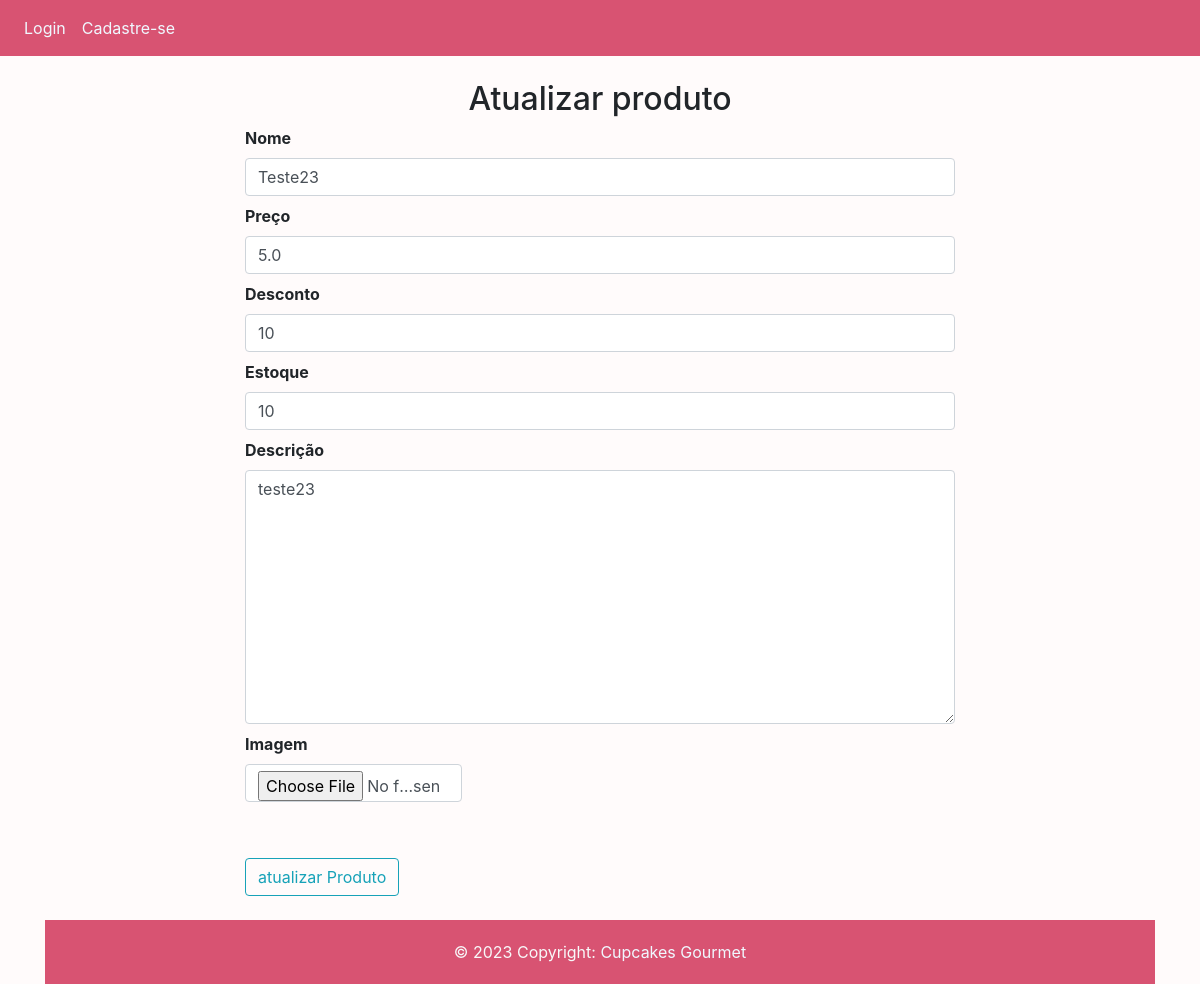
/updateproduct/5, run on an earlier commit of the app's database.
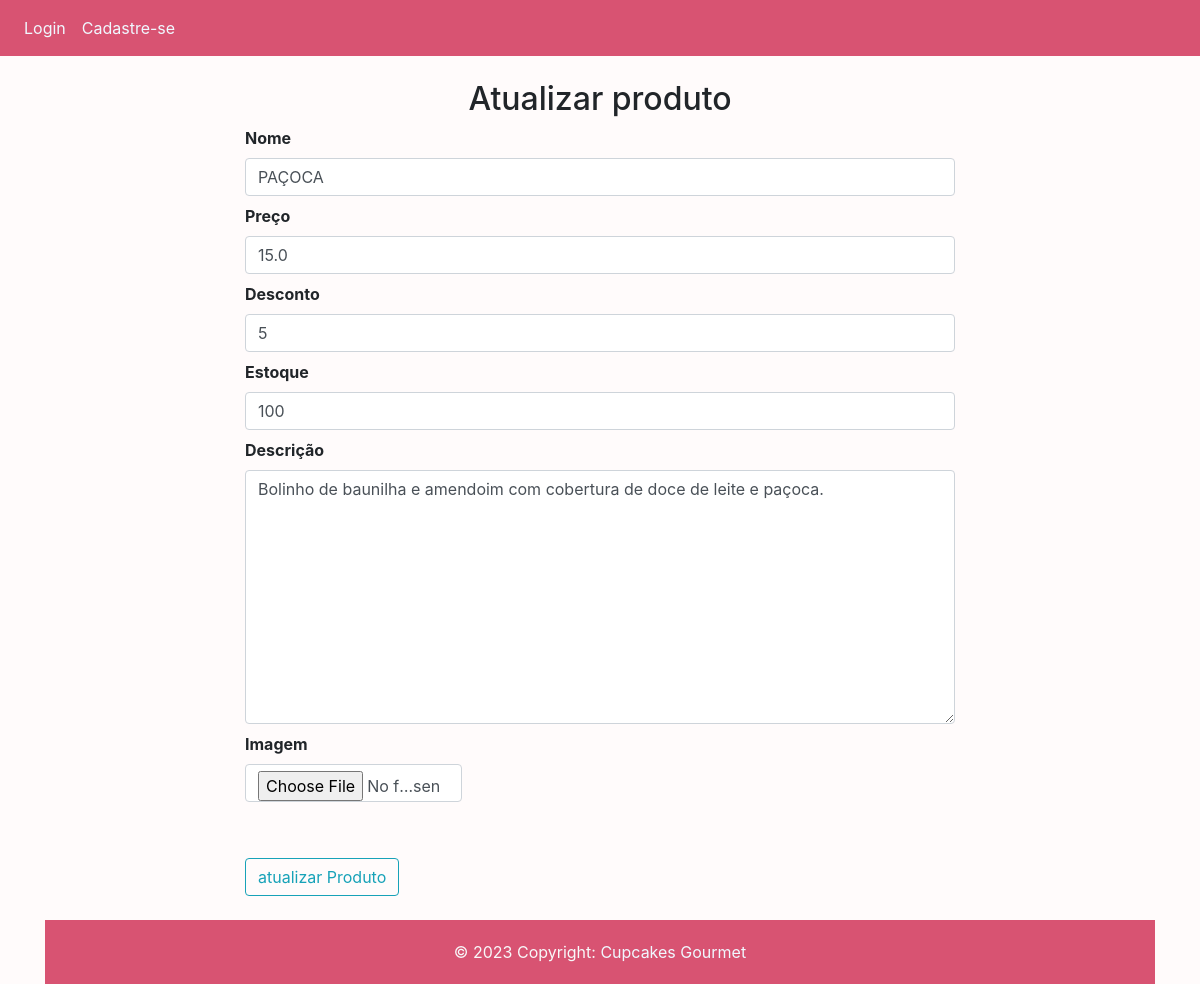
And on a later commit of the database.
### website/models.py (models this page shows)
class Product(db.Model):
    __seachbale__ = ['name', 'description'] # Itens que poderão ser pesquisados pelo flask_msearch
    id = db.Column(db.Integer, primary_key=True)
    name = db.Column(db.String(80), nullable=False)
    price = db.Column(db.Float, nullable=False)
    discount = db.Column(db.Integer, default=0)
    stock = db.Column(db.Integer, nullable=False)
    description = db.Column(db.String(200), nullable=False)
    user_id = db.Column(db.Integer, db.ForeignKey('user.id'))
    pub_date = db.Column(db.DateTime, nullable=False, default=datetime.now)
    img = db.Column(db.String(150), nullable=False, default='image.jpg')

### website/auth.py (the view, shortened to what this page needs)
@auth.route('/updateproduct/<int:id>', methods=['GET', 'POST']) # URL do updateproduct - Função para atualizar os produtos
def updateProduct(id):
    product = Product.query.get_or_404(id) # pegando os dados do produto no database pelo ID
    form = addProducts(request.form)
    form.name.data = product.name
    form.price.data = product.price
    form.discount.data = product.discount
    form.stock.data = product.stock
    form.description.data = product.description
    return render_template("updateProduct.html", user=current_user, form=form, product=product)

### website/forms.py
class addProducts(Form): #formulario para adicionar produtos
    name = StringField('Nome', [validators.DataRequired()])
    price = FloatField('Preço', [validators.DataRequired()])
    discount = IntegerField('Desconto', default=0)
    stock = IntegerField('Estoque', [validators.DataRequired()])
    description = TextAreaField('Descrição', [validators.DataRequired()])
    image = FileField('Imagem', validators=[FileAllowed(['jpg','png','gif','jpeg'])])

### website/templates/updateProduct.html
{% extends "base.html" %} {% block title %}atualizar Produto{% endblock %}
{% block content%}
<div class="container">
    <br />
    <div class="row">
    <div class="col-md-2"></div>
    <div class="col-md-8">
        <h2 class="text-center">Atualizar produto</h2>
        {% from "_formhelpers.html" import render_field %}
        <form action="" method="POST" enctype="multipart/form-data">
            {{render_field(form.name, class="form-control", placeholder="Adicione o nome do produto")}}
            {{render_field(form.price, class="form-control", id="price", placeholder="Adicione o preço do produto")}}
            {{render_field(form.discount, class="form-control", placeholder="Adicione o desconto do produto")}}
            {{render_field(form.stock, class="form-control", placeholder="Adicione a quantidade em estoque")}}
            {{render_field(form.description, class="form-control", placeholder="Adicione a descrição do produto", rows="10")}}
            <div class="center">
                <div class="row">
                    <div class="col-md-4">{{ render_field(form.image, class="form-control")}}</div>
                </div>
            </div>
            <button type="submit" class="btn btn-outline-info mt-5"> atualizar Produto </button>
        </form>
    </div>
    <div class="col-md-2"></div>
</div>
</div>
<br />
<footer class="text-light">
    <div class="text-center" style="background-color: #d85372; padding: 20px;" >
      &copy 2023 Copyright: <a href="#" style="color: aliceblue;">Cupcakes Gourmet</a>
    </div>
</footer>
{% endblock %}

What changed in the data, as far as the page shows it:
changed Product: name "Teste23" → "PAÇOCA"; price "5.0" → "15.0"; discount "10" → "5"; stock "10" → "100"; description "teste23" → "Bolinho de baunilha e amendoim com cobertura de doce de leite e paçoca."
